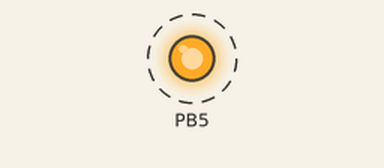
Recording of a program running on a simulated ATmega328P, built with avr-gcc and emulated at 16 MHz. Parts: output pins drawn as LEDs (lit = HIGH). Dashed ring = blinking.

Above: at 0.5 s.
Timing chart, 0 to 4.6 s (numbered marks = the images above):
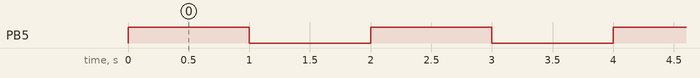

The program:

main.cpp
```cpp
#include <avr/io.h>
#define F_CPU 16000000UL
#include <util/delay.h>
// ====================================
//                ATmega328p
//
//              +--------+
//            --+ o  Vcc +------------
//  LED - PB5 --+        +--
//            --+        +--
//  ------------+ GND    +--
//              +--------+
// ====================================

// Define el puerto de I/O para ser usado por el  LED.
#define LED_PORT PB5


int main(void) {

	DDRB |= (1 << LED_PORT);  // setea el numero de port como salida

	while (1) {


		PORTB |= (1 << LED_PORT);

		// Espera
		_delay_ms(1000);


		PORTB &= ~(1 << LED_PORT);

		// Espera
		_delay_ms(1000);


	}
}
```

Measured:
- by itself, PB5: alternates HIGH for 1.0 s and LOW for 1.0 s
